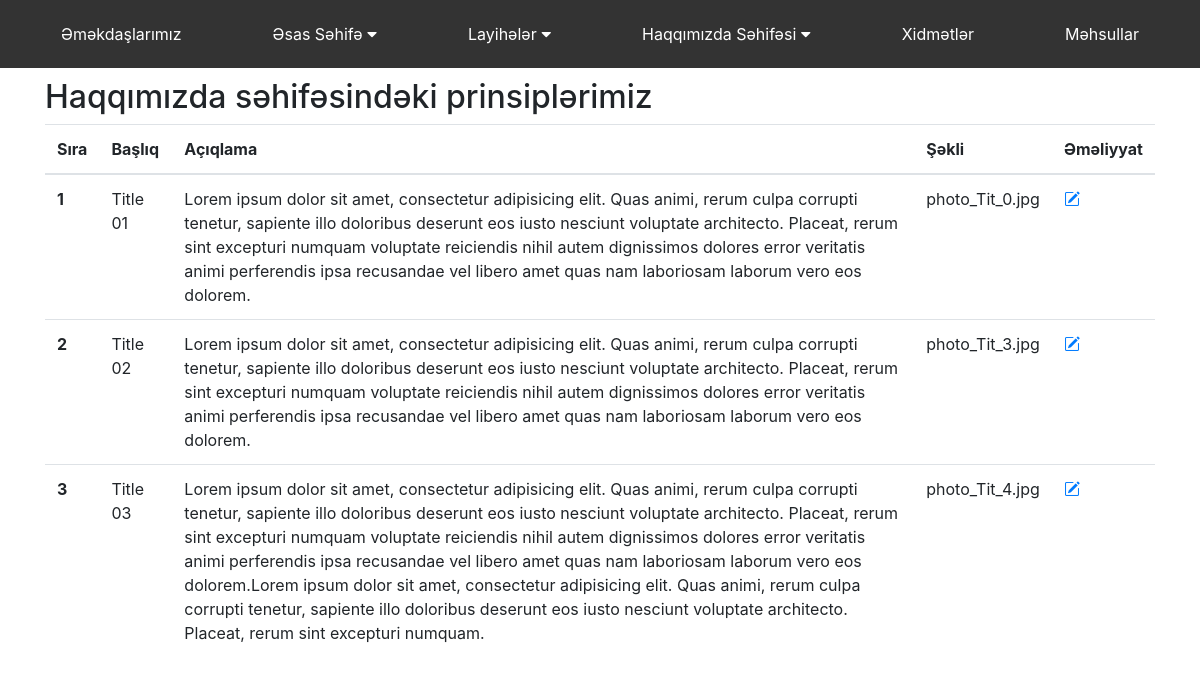
Screenshot of /admin/about/principles with the database file from the repository.
### app/models.py (models this page shows)
class AboutPagePrinciple(db.Model):
    id = db.Column(db.Integer, primary_key=True)
    title = db.Column(db.String(100))
    description = db.Column(db.Text)
    image = db.Column(db.String(100))

### admin/routes.py (the view)
@admin_bp.route('/about/principles')
def index_about_page_principles():
    from app.models import AboutPagePrinciple
    principles = AboutPagePrinciple.query.all()
    return render_template('admin/about_page_principles.html', principles=principles)

### admin/templates/admin/about_page_principles.html (shortened to what this page needs)
{% extends "admin/base.html" %}
{% block page %}
<div class="container">
    <h2>Haqqımızda səhifəsindəki prinsiplərimiz</h2>
    <table class="table">
        <thead>
        <tr>
            <th scope="col">Sıra</th>
            <th scope="col">Başlıq</th>
            <th scope="col">Açıqlama</th>
            <th scope="col">Şəkli</th>
            <th scope="col">Əməliyyat</th>
        </tr>
        </thead>
        <tbody>
        {% for principle in principles %}
        <tr>
            <th>{{principle.id}}</th>
            <td>{{principle.title}}</td>
            <td>{{principle.description}}</td>
            <td>{{principle.image}}</td>
            <td>
                <a href="/admin/about/principles/update/{{principle.id}}"><i class="bi bi-pencil-square"></i></i></a>
            </td>
        </tr>
        {% endfor %}
        </tbody>
    </table>
</div>
{% endblock %}

### rows the page displays
AboutPagePrinciple: id "1", title "Title 01", description "Lorem ipsum dolor sit amet, consectetur adipisicing elit. Quas animi, rerum culpa corrupti tenetur, sapiente illo doloribus deserunt eos iusto nesciunt voluptate architecto. Placeat, rerum sint excepturi numquam voluptate reiciendis nihil autem dignissimos dolores error veritatis animi perferendis ipsa recusandae vel libero amet quas nam laboriosam laborum vero eos dolorem.", image "photo_Tit_0.jpg"
AboutPagePrinciple: id "2", title "Title 02", description "Lorem ipsum dolor sit amet, consectetur adipisicing elit. Quas animi, rerum culpa corrupti tenetur, sapiente illo doloribus deserunt eos iusto nesciunt voluptate architecto. Placeat, rerum sint excepturi numquam voluptate reiciendis nihil autem dignissimos dolores error veritatis animi perferendis ipsa recusandae vel libero amet quas nam laboriosam laborum vero eos dolorem.", image "photo_Tit_3.jpg"
AboutPagePrinciple: id "3", title "Title 03", description "Lorem ipsum dolor sit amet, consectetur adipisicing elit. Quas animi, rerum culpa corrupti tenetur, sapiente illo doloribus deserunt eos iusto nesciunt voluptate architecto. Placeat, rerum sint excepturi numquam voluptate reiciendis nihil autem dignissimos dolores error veritatis animi perferendis ipsa recusandae vel libero amet quas nam laboriosam laborum vero eos dolorem.Lorem ipsum dolor sit amet, consectetur adipisicing elit. Quas animi, rerum culpa corrupti tenetur, sapiente illo doloribus deserunt eos iusto nesciunt voluptate architecto. Placeat, rerum sint excepturi numquam.", image "photo_Tit_4.jpg"
